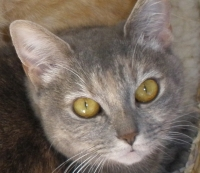
//> input picture Lab4/Lab4/Ruby1.jpg, 200 x 173 px
$ ./Lab4 Ruby1.jpg   (built with g++ and OpenCV 4, older OpenCV classes emulated)
//> lines starting //> are read from the running program, lines starting //| are printed output that depends on the picture
// Lab3_Part2.cpp : Defines the entry point for the console application.
//

#include "stdafx.h"
#include "opencv2/core/core.hpp"
#include "opencv2/imgproc/imgproc.hpp"
#include "opencv2/highgui/highgui.hpp"
#include "opencv2/objdetect/objdetect.hpp"
#include "opencv2/features2d/features2d.hpp"
#include "opencv2/nonfree/features2d.hpp"
#include <string>
#include <vector>
#include <iostream>

using namespace cv;
using namespace std;

Mat originalImage;
Mat displayImage;

int main(int argc, char* argv[])
{

    if(argc <= 1)
    {
        cout<<"Please provide a filename of an image"<<endl;
        return 0;
    }

    //read in the image
    originalImage = imread(argv[1]);
//> originalImage is the input picture: 173 rows x 200 cols, CV_8UC3; mean B, G, R 99.2, 109.1, 120.8
    Mat grayImage;
    cvtColor(originalImage, grayImage, CV_BGR2GRAY);
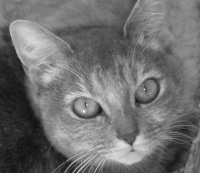
//> grayImage: 173 rows x 200 cols, CV_8UC1; min 15, max 245, mean 111.4

    SiftFeatureDetector detector;
    vector<KeyPoint> keypoints;
    detector.detect(grayImage, keypoints);
//> keypoints = 183 keypoints; strongest (x, y, size): (32, 43, 26.2), (131, 143, 3.1), (138, 101, 5), (143, 146, 13.6)

    // Add results to image and save.
    drawKeypoints(originalImage, keypoints, displayImage, Scalar::all(-1), DrawMatchesFlags::DRAW_RICH_KEYPOINTS);
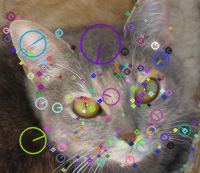
//> displayImage: 173 rows x 200 cols, CV_8UC3; mean B, G, R 102.5, 109.4, 120.7

    while(1 == 1)
    {
        imshow("Image Window", displayImage);
        char key = waitKey(33);
        if(key == 'q')
        {
            break;
        }
        if(key == ' ')
        {
        }
    }
}

$ run again, on Lab4/Lab4/bag.jpg
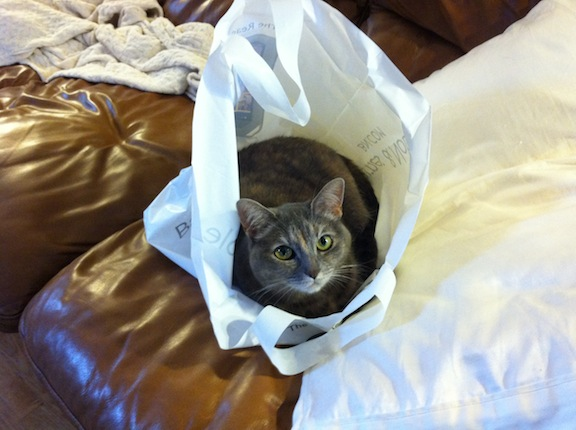
//> input picture Lab4/Lab4/bag.jpg, 576 x 430 px
//> originalImage is the input picture: 430 rows x 576 cols, CV_8UC3; mean B, G, R 141.7, 150.3, 153.8
//> `cvtColor(originalImage, grayImage, CV_BGR2GRAY);`:
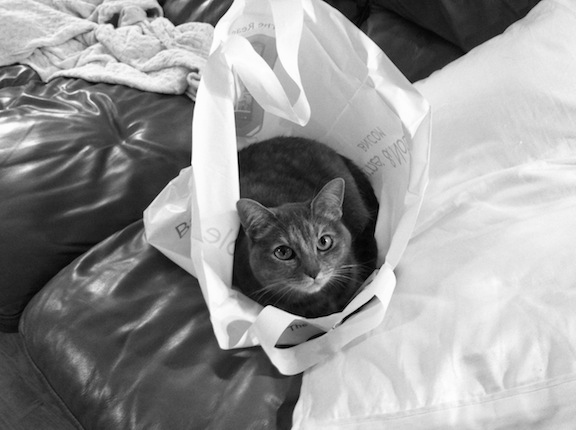
//> grayImage: 430 rows x 576 cols, CV_8UC1; min 0, max 255, mean 150.4
//> keypoints = 779 keypoints; strongest (x, y, size): (150, 13, 7.2), (114, 20, 9.1), (224, 308, 26.4), (276, 320, 18.8)
//> `drawKeypoints(originalImage, keypoints, displayImage, Scalar::all(-1),..`:
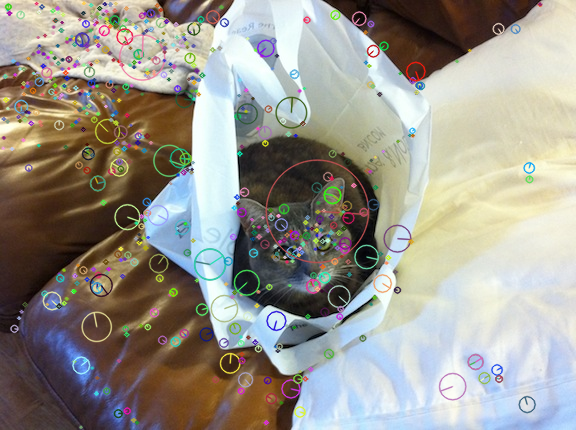
//> displayImage: 430 rows x 576 cols, CV_8UC3; mean B, G, R 142, 150.3, 153.6

$ run again, on Lab4/Lab4/basket.jpg
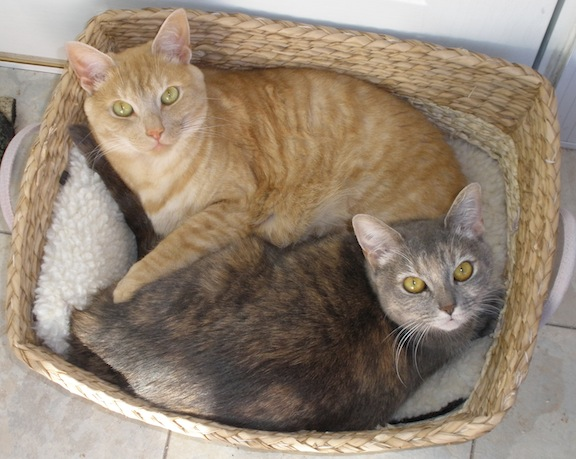
//> input picture Lab4/Lab4/basket.jpg, 576 x 459 px
//> originalImage is the input picture: 459 rows x 576 cols, CV_8UC3; mean B, G, R 115.6, 132.3, 148
//> `cvtColor(originalImage, grayImage, CV_BGR2GRAY);`:
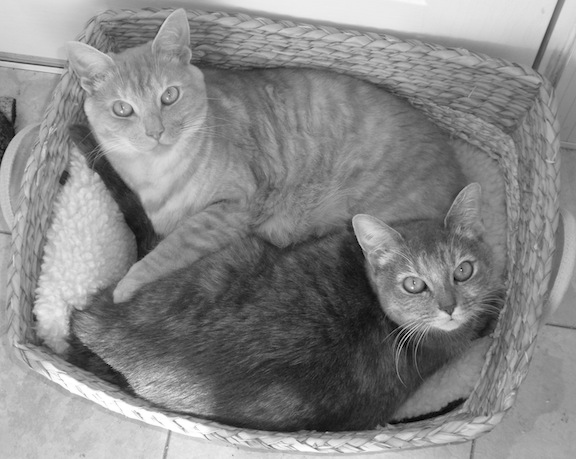
//> grayImage: 459 rows x 576 cols, CV_8UC1; min 0, max 255, mean 135.1
//> keypoints = 1349 keypoints; strongest (x, y, size): (425, 287, 4.6), (137, 227, 29.1), (80, 358, 22.3), (118, 383, 15.9)
//> `drawKeypoints(originalImage, keypoints, displayImage, Scalar::all(-1),..`:
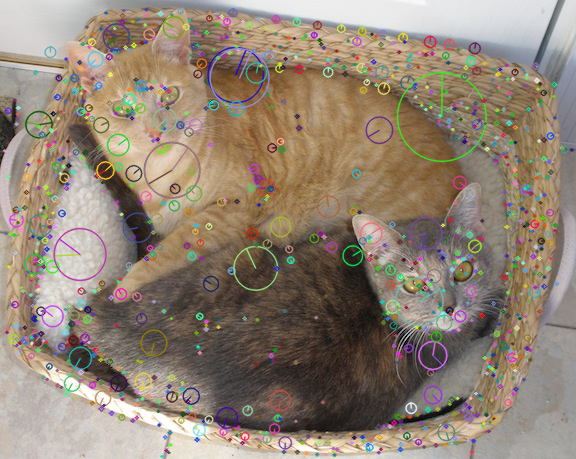
//> displayImage: 459 rows x 576 cols, CV_8UC3; mean B, G, R 116.7, 131.8, 145.8

$ run again, on Lab4/Lab4/basket2.jpg
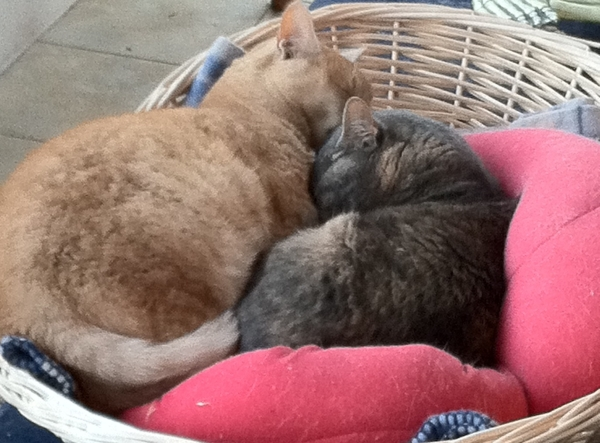
//> input picture Lab4/Lab4/basket2.jpg, 600 x 443 px
//> originalImage is the input picture: 443 rows x 600 cols, CV_8UC3; mean B, G, R 112.9, 115.5, 151.7
//> `cvtColor(originalImage, grayImage, CV_BGR2GRAY);`:
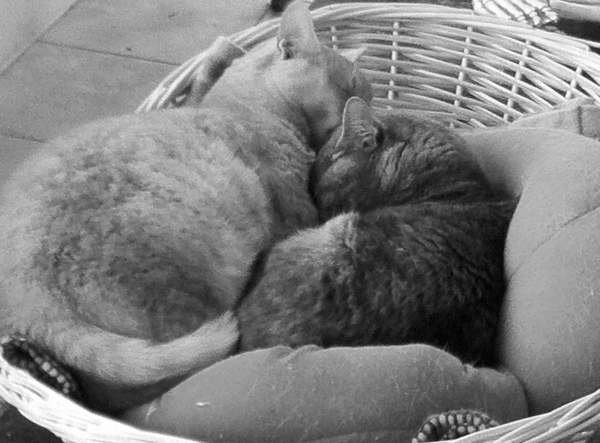
//> grayImage: 443 rows x 600 cols, CV_8UC1; min 2, max 255, mean 126
//> keypoints = 1397 keypoints; strongest (x, y, size): (584, 74, 4.4), (569, 83, 2.3), (563, 93, 4.2), (574, 69, 3.1)
//> `drawKeypoints(originalImage, keypoints, displayImage, Scalar::all(-1),..`:
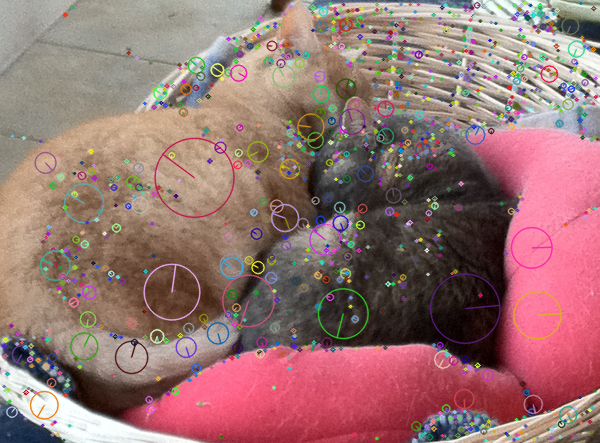
//> displayImage: 443 rows x 600 cols, CV_8UC3; mean B, G, R 113.5, 115.7, 151
